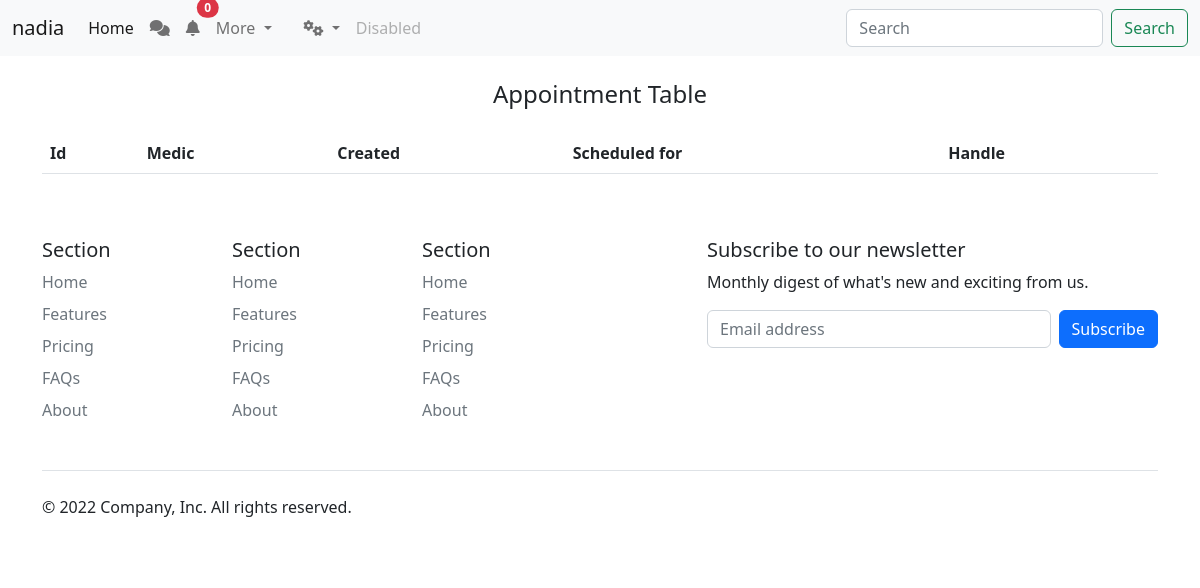
The app's page /user/appointments (signed in), older data.
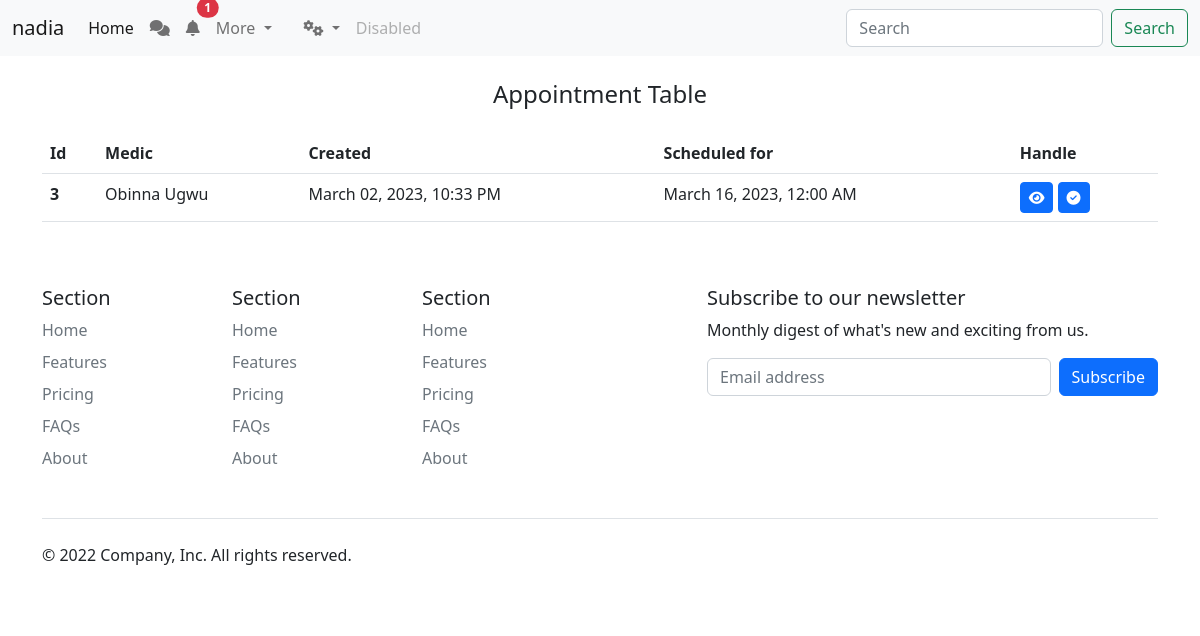
The same page, newer data.
### project/models/Appointment.py (models this page shows)
class Appointment(db.Model):
    id = db.Column(db.Integer, primary_key=True)
    therapist_id = db.Column(db.Integer)
    user_id = db.Column(db.Integer)
    location_id = db.Column(db.Integer)
    address = db.Column(db.Text)
    description = db.Column(db.Text, nullable=True)
    arrive_user = db.Column(db.DateTime, nullable=True)
    arrive_therapist = db.Column(db.DateTime, nullable=True)
    done_user = db.Column(db.DateTime, nullable=True)
    done_therapist = db.Column(db.DateTime, nullable=True)
    cancel =  db.Column(db.Integer,nullable=True, default=0)
    cancel_by =  db.Column(db.Integer,nullable=True)
    created_at = db.Column(db.DateTime, default=datetime.utcnow)
    session_date = db.Column(db.DateTime, nullable=True)

### project/models/User.py (models this page shows, shortened)
class User(UserMixin, db.Model):
    id = db.Column(db.Integer, primary_key=True)
    email = db.Column(db.String(100), unique=True)
    username = db.Column(db.String(100), unique=True)
    password = db.Column(db.String(120))
    fullname = db.Column(db.String(200))
    phone = db.Column(db.String(100))
    gender = db.Column(db.Enum(GenderEnum), nullable=True)
    access = db.Column(db.String(200), nullable=True, default='user')
    age = db.Column(db.Integer, nullable=True)
    city_id = db.Column(db.Integer, nullable=True)
    avatar = db.Column(db.String(200), nullable=True)
    govcard = db.Column(db.String(200), nullable=True)
    verified = db.Column(db.Integer(),nullable=True, default=0)
    addrss = db.Column(db.Text(), nullable=True)
    blocked = db.Column(db.Integer,nullable=True, default=0)
    bio = db.Column(db.Text(), nullable=True)
    tagline = db.Column(db.Text(), nullable=True)
    created_at = db.Column(db.DateTime, default=datetime.utcnow)

### project/Blue_Prints/Appointment/appointment.py (the view)
@appointment.route('/user/appointments')
def patient_appointments():
    page = request.args.get('page', 1, type=int)
    appointments = Appointment.query.join(User, Appointment.user_id == User.id). \
                  filter(Appointment.user_id == current_user.id). \
                  paginate(page=page, per_page=10)
    for appointment in appointments.items:
        appointment.therapist = User.query.get(appointment.therapist_id)
    return render_template('/patient/user_appointments.html', appointments=appointments)

### project/Blue_Prints/Appointment/templates/patient/user_appointments.html (shortened to what this page needs)
{% extends "layouts/guest.html" %}
{% block styles %}
<link rel="stylesheet" type="text/css" href="{{ url_for('settings.static', filename='css/settings.css') }}">
<link rel="stylesheet" href="https://cdnjs.cloudflare.com/ajax/libs/font-awesome/6.3.0/css/all.min.css" />
{% endblock %}
{% block content %}
<main class="container">
    <h4 class="text-center text-dark mt-4 mb-4">Appointment Table</h4>
    <div class="table-responsive">
        <table class="table">
            <thead>
              <tr>
                <th scope="col">Id</th>
                <th scope="col">Medic</th>
                <th scope="col">Created</th>
                <th>Scheduled for</th>
                <th scope="col">Handle</th>
              </tr>
            </thead>
            <tbody>
              {% for appointment in appointments.items  %}
              <tr>
                <th scope="row">{{appointment.id}}</th>
                <td>{{appointment.therapist.fullname}}</td>
                <td>{{appointment.created_at.strftime('%B %d, %Y, %I:%M %p')}}</td>
                <td>{{appointment.session_date.strftime('%B %d, %Y, %I:%M %p')}}</td>
                <td>
                  <button class="btn btn-sm btn-primary" data-bs-toggle="modal" data-bs-target="#deet-{{appointment.id}}">
                    <i class="fa-solid fa-eye"></i>
                  </button>
                  <button class="btn btn-sm btn-primary" data-bs-toggle="modal" data-bs-target="#respond-{{appointment.id}}">
                    <i class="fa-solid fa-circle-check"></i>
                  </button>
                </td>
              </tr>
              {% endfor%}
            </tbody>
          </table>
    </div>
</main>
{% endblock %}

### project/templates/layouts/guest.html (shortened to what this page needs)
<!doctype html>
<html lang="en">
  <head>
    <link href="https://cdn.jsdelivr.net/npm/bootstrap@5.2.3/dist/css/bootstrap.min.css" rel="stylesheet">
    <link rel="stylesheet" href="index.css">
    <link rel="stylesheet" href="https://cdnjs.cloudflare.com/ajax/libs/font-awesome/6.3.0/css/all.min.css" />
    {% block styles %}
    {% endblock %}
  </head>
  <body>
    <nav class="navbar navbar-expand-lg bg-light">
        <div class="container-fluid">
          <a class="navbar-brand" href="#">nadia</a>
          <div class="collapse navbar-collapse" id="navbarSupportedContent">
            <ul class="navbar-nav me-auto mb-2 mb-lg-0">
              <li class="nav-item">
                <a class="nav-link active" aria-current="page" href="#">Home</a>
              </li>
              <li class="nav-item">
                <a href="" class="nav-link"><i class="fa-solid fa-comments"></i></a>
              </li>
              <li class="nav-item">
                <a href="{{url_for('main.notifications')}}" class="nav-link position-relative">
                  <i class="fa-solid fa-bell"></i>
                  <span class="position-absolute top-0 start-100 translate-middle badge rounded-pill bg-danger">
                    {{ notifications|length}}
                  </span>
                </a>
              </li>
              <li class="nav-item dropdown">
                <a class="nav-link dropdown-toggle" href="#" role="button" data-bs-toggle="dropdown" aria-expanded="false">
                  More
                </a>
              </li>
              <li class="nav-item dropdown " style="margin-left: 1rem;">
                <a class="nav-link dropdown-toggle" href="#" role="button" data-bs-toggle="dropdown" aria-expanded="false">
                  <i class="fa-solid fa-gears "></i>
                </a>
              </li>
              <li class="nav-item">
                <a class="nav-link disabled">Disabled</a>
              </li>
            </ul>
            <form class="d-flex" role="search">
              <input class="form-control me-2" type="search" placeholder="Search" aria-label="Search">
              <button class="btn btn-outline-success" type="submit">Search</button>
            </form>
          </div>
        </div>
      </nav>
    {% block content %}
    {% endblock %}
    <footer class="py-5 container">
        <div class="row">
          <div class="col-6 col-md-2 mb-3">
            <h5>Section</h5>
            <ul class="nav flex-column">
              <li class="nav-item mb-2"><a href="#" class="nav-link p-0 text-muted">Home</a></li>
              <li class="nav-item mb-2"><a href="#" class="nav-link p-0 text-muted">Features</a></li>
              <li class="nav-item mb-2"><a href="#" class="nav-link p-0 text-muted">Pricing</a></li>
              <li class="nav-item mb-2"><a href="#" class="nav-link p-0 text-muted">FAQs</a></li>
              <li class="nav-item mb-2"><a href="#" class="nav-link p-0 text-muted">About</a></li>
            </ul>
          </div>
          <div class="col-6 col-md-2 mb-3">
            <h5>Section</h5>
            <ul class="nav flex-column">
              <li class="nav-item mb-2"><a href="#" class="nav-link p-0 text-muted">Home</a></li>
              <li class="nav-item mb-2"><a href="#" class="nav-link p-0 text-muted">Features</a></li>
              <li class="nav-item mb-2"><a href="#" class="nav-link p-0 text-muted">Pricing</a></li>
              <li class="nav-item mb-2"><a href="#" class="nav-link p-0 text-muted">FAQs</a></li>
              <li class="nav-item mb-2"><a href="#" class="nav-link p-0 text-muted">About</a></li>
            </ul>
          </div>
          <div class="col-6 col-md-2 mb-3">
            <h5>Section</h5>
            <ul class="nav flex-column">
              <li class="nav-item mb-2"><a href="#" class="nav-link p-0 text-muted">Home</a></li>
              <li class="nav-item mb-2"><a href="#" class="nav-link p-0 text-muted">Features</a></li>
              <li class="nav-item mb-2"><a href="#" class="nav-link p-0 text-muted">Pricing</a></li>
              <li class="nav-item mb-2"><a href="#" class="nav-link p-0 text-muted">FAQs</a></li>
              <li class="nav-item mb-2"><a href="#" class="nav-link p-0 text-muted">About</a></li>
            </ul>
          </div>
          <div class="col-md-5 offset-md-1 mb-3">
            <form>
              <h5>Subscribe to our newsletter</h5>
              <p>Monthly digest of what's new and exciting from us.</p>
              <div class="d-flex flex-column flex-sm-row w-100 gap-2">
                <input id="newsletter1" type="text" class="form-control" placeholder="Email address">
                <button class="btn btn-primary" type="button">Subscribe</button>
              </div>
            </form>
          </div>
        </div>
        <div class="d-flex flex-column flex-sm-row justify-content-between py-4 my-4 border-top">
          <p>&copy; 2022 Company, Inc. All rights reserved.</p>
          <ul class="list-unstyled d-flex">
            <li class="ms-3"><a class="link-dark" href="#"><svg class="bi" width="24" height="24"><use xlink:href="#twitter"/></svg></a></li>
            <li class="ms-3"><a class="link-dark" href="#"><svg class="bi" width="24" height="24"><use xlink:href="#instagram"/></svg></a></li>
            <li class="ms-3"><a class="link-dark" href="#"><svg class="bi" width="24" height="24"><use xlink:href="#facebook"/></svg></a></li>
          </ul>
        </div>
      </footer>
  </body>
</html>

Row changes from the older to the newer data that the page shows:
added Appointment: id "3", therapist.fullname "Obinna Ugwu", created_at "March 02, 2023, 10:33 PM", session_date "March 16, 2023, 12:00 AM"
Text that changed along with them:
{{ notifications|length }}: "0" → "1"
